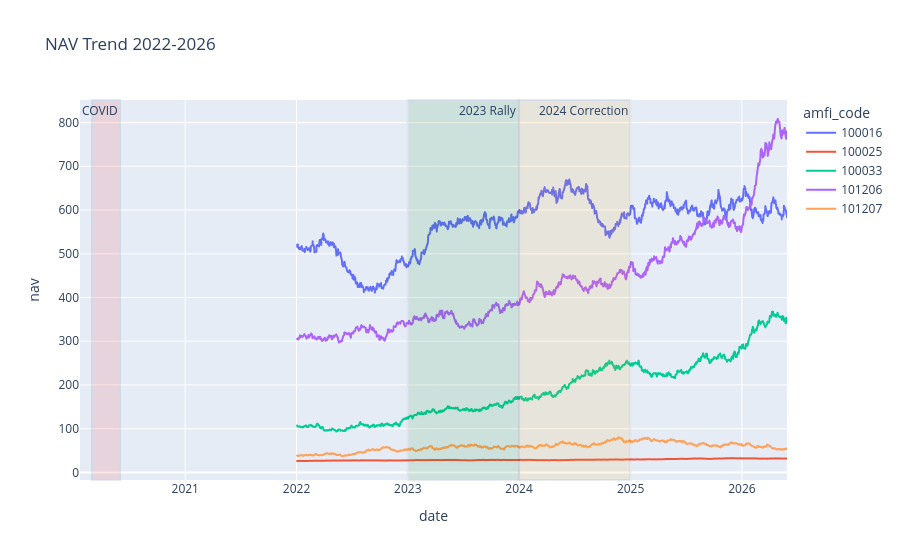

The notebook cell this image was saved under:
### Code cell
# Pick 5 funds for clarity
top_funds = nav['amfi_code'].value_counts().head(5).index

fig = px.line(
    nav[nav['amfi_code'].isin(top_funds)],
    x="date", y="nav", color="amfi_code",
    title="NAV Trend 2022-2026"
)
fig.add_vrect(x0="2020-03-01", x1="2020-06-01", fillcolor="red",    opacity=0.1, annotation_text="COVID")
fig.add_vrect(x0="2023-01-01", x1="2023-12-31", fillcolor="green",  opacity=0.1, annotation_text="2023 Rally")
fig.add_vrect(x0="2024-01-01", x1="2024-12-31", fillcolor="orange", opacity=0.1, annotation_text="2024 Correction")
fig.show()

### Figure 1 — Plotly figure (JSON) as saved in the notebook; plotly's stock layout.template omitted (floating-point values rounded to 4 significant figures; data arrays with more than 128 entries replaced by an {"elided": "..."} marker saying what was removed)
{"data": [{"hovertemplate": "amfi_code=100016<br>date=%{x}<br>nav=%{y}<extra></extra>", "legendgroup": "100016", "line": {"color": "#636efa", "dash": "solid"}, "marker": {"symbol": "circle"}, "mode": "lines", "name": "100016", "showlegend": true, "type": "scattergl", "x": {"elided": "1150 str values"}, "xaxis": "x", "y": {"elided": "1150 float values"}, "yaxis": "y"}, {"hovertemplate": "amfi_code=100025<br>date=%{x}<br>nav=%{y}<extra></extra>", "legendgroup": "100025", "line": {"color": "#EF553B", "dash": "solid"}, "marker": {"symbol": "circle"}, "mode": "lines", "name": "100025", "showlegend": true, "type": "scattergl", "x": {"elided": "1150 str values"}, "xaxis": "x", "y": {"elided": "1150 float values"}, "yaxis": "y"}, {"hovertemplate": "amfi_code=100033<br>date=%{x}<br>nav=%{y}<extra></extra>", "legendgroup": "100033", "line": {"color": "#00cc96", "dash": "solid"}, "marker": {"symbol": "circle"}, "mode": "lines", "name": "100033", "showlegend": true, "type": "scattergl", "x": {"elided": "1150 str values"}, "xaxis": "x", "y": {"elided": "1150 float values"}, "yaxis": "y"}, {"hovertemplate": "amfi_code=101206<br>date=%{x}<br>nav=%{y}<extra></extra>", "legendgroup": "101206", "line": {"color": "#ab63fa", "dash": "solid"}, "marker": {"symbol": "circle"}, "mode": "lines", "name": "101206", "showlegend": true, "type": "scattergl", "x": {"elided": "1150 str values"}, "xaxis": "x", "y": {"elided": "1150 float values"}, "yaxis": "y"}, {"hovertemplate": "amfi_code=101207<br>date=%{x}<br>nav=%{y}<extra></extra>", "legendgroup": "101207", "line": {"color": "#FFA15A", "dash": "solid"}, "marker": {"symbol": "circle"}, "mode": "lines", "name": "101207", "showlegend": true, "type": "scattergl", "x": {"elided": "1150 str values"}, "xaxis": "x", "y": {"elided": "1150 float values"}, "yaxis": "y"}], "layout": {"annotations": [{"showarrow": false, "text": "COVID", "x": "2020-06-01", "xanchor": "right", "xref": "x", "y": 1, "yanchor": "top", "yref": "y domain"}, {"showarrow": false, "text": "2023 Rally", "x": "2023-12-31", "xanchor": "right", "xref": "x", "y": 1, "yanchor": "top", "yref": "y domain"}, {"showarrow": false, "text": "2024 Correction", "x": "2024-12-31", "xanchor": "right", "xref": "x", "y": 1, "yanchor": "top", "yref": "y domain"}], "legend": {"title": {"text": "amfi_code"}, "tracegroupgap": 0}, "shapes": [{"fillcolor": "red", "opacity": 0.1, "type": "rect", "x0": "2020-03-01", "x1": "2020-06-01", "xref": "x", "y0": 0, "y1": 1, "yref": "y domain"}, {"fillcolor": "green", "opacity": 0.1, "type": "rect", "x0": "2023-01-01", "x1": "2023-12-31", "xref": "x", "y0": 0, "y1": 1, "yref": "y domain"}, {"fillcolor": "orange", "opacity": 0.1, "type": "rect", "x0": "2024-01-01", "x1": "2024-12-31", "xref": "x", "y0": 0, "y1": 1, "yref": "y domain"}], "title": {"text": "NAV Trend 2022-2026"}, "xaxis": {"anchor": "y", "domain": [0, 1], "title": {"text": "date"}}, "yaxis": {"anchor": "x", "domain": [0, 1], "title": {"text": "nav"}}}}
